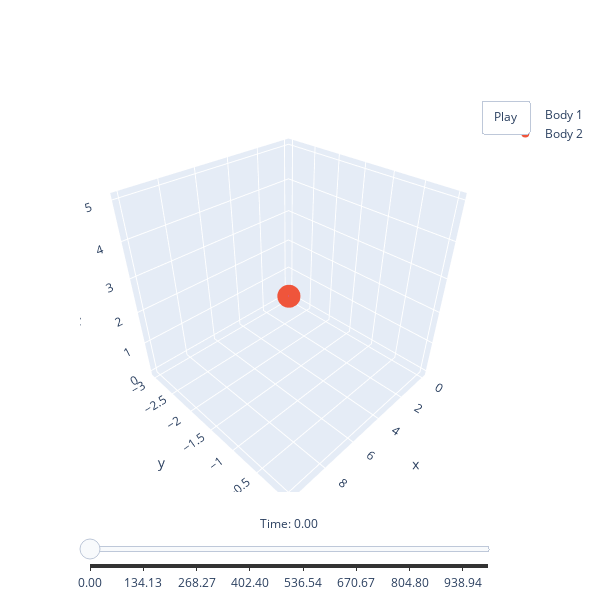

Here is the notebook cell this chart was saved with:
### Code cell
from physpy import Engine, Body, Plotter
import numpy as np
import matplotlib.pyplot as plt

body1 = Body(name = "Body 1", mass = 1e4, type = "point", position = np.array([0, -3, 0]), velocity = np.array([0, 0, 0]), acceleration = np.array([0, 0, 0]), force = np.array([0, 0, 0]), charge = 1e-3)
body2 = Body(name = "Body 2", mass = 2e4, type = "point", position = np.array([10, 0, 5]), velocity = np.array([0, 0, 0]), acceleration = np.array([0, 0, 0]), force = np.array([0, 0, 0]), charge = -2e-5)

engine = Engine(bodies = [body1, body2], physics = ["dynamics", "gravity"], n_dimensions = 3, t_max = 1000)
engine.run()
